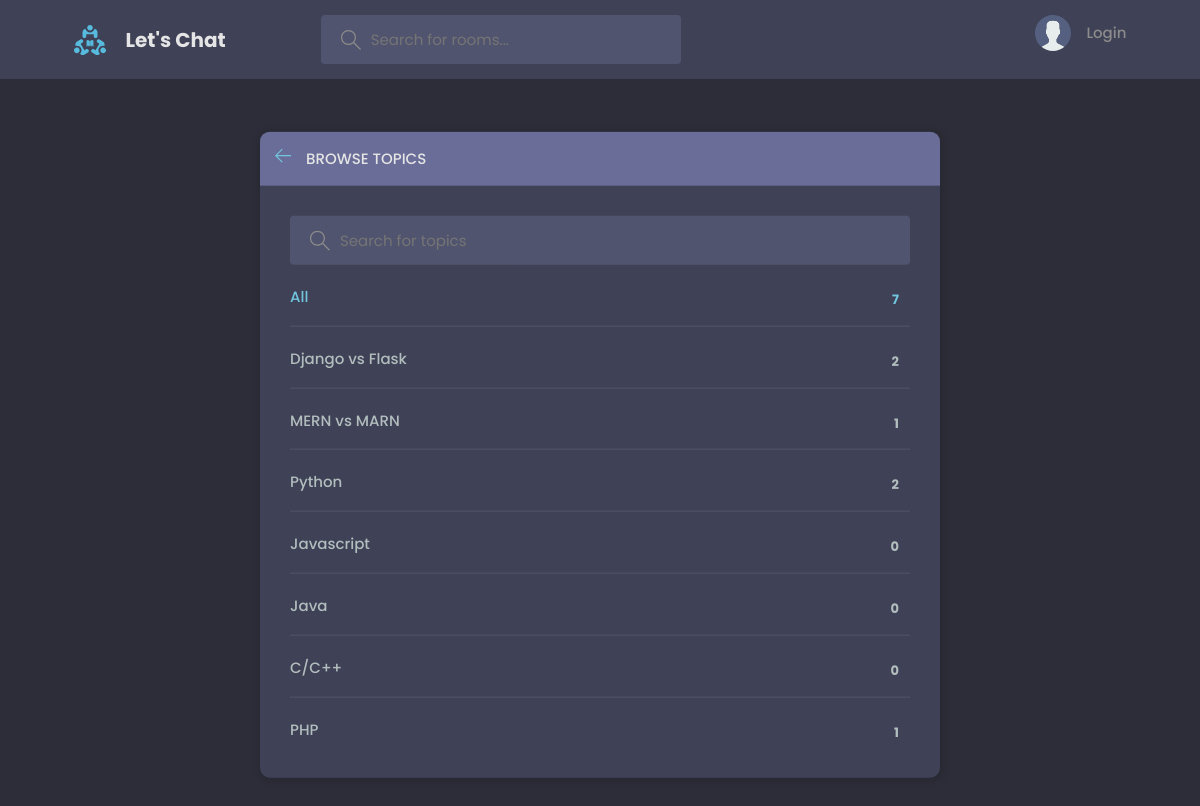
Page /topics/ on the committed database.
### base/models.py (models this page shows, shortened)
class Topic(models.Model):
    name = models.TextField()

### base/views.py (the view)
# urls.py: path('topics/', views.topicsPage, name='topics'),
def topicsPage(request):
    q = request.GET.get('q') if request.GET.get('q') != None else ''
    topics = Topic.objects.filter(name__icontains=q)
    context = {'topics' : topics}
    return render(request, 'base/topics.html', context)

### base/templates/base/topics.html (shortened to what this page needs)
{% extends "main.html" %}
{% block content %}
<main class="create-room layout layout__browse">
  <div class="container">
    <div class="layout__box">
      <div class="layout__boxHeader">
        <div class="layout__boxTitle">
          <a href="{% url 'home' %}">
            <svg version="1.1" xmlns="http://www.w3.org/2000/svg" width="32" height="32" viewBox="0 0 32 32">
              <title>arrow-left</title>
              <path
                d="M13.723 2.286l-13.723 13.714 13.719 13.714 1.616-1.611-10.96-10.96h27.625v-2.286h-27.625l10.965-10.965-1.616-1.607z"
              ></path>
            </svg>
          </a>
          <h3>Browse Topics</h3>
        </div>
      </div>
      <div class="topics-page layout__body">
        <form action="" method="GET" class="header__search">
          <label>
            <input name="q" placeholder="Search for topics" />
          </label>
        </form>
        <ul class="topics__list">
          <li>
            <a href="{% url 'topics' %}" class="active">All <span>{{topics.count}}</span></a>
          </li>
          {% for topic in topics %}
          <li>
            <a href="{% url 'home' %}?q={{topic.name}}">{{topic.name}} <span>{{topic.room_set.all.count}}</span></a>
          </li>
          {% endfor %}
        </ul>
      </div>
    </div>
  </div>
</main>
{% endblock %}

### static/styles/style.css (style rules this page uses)
:root { --color-main: #71c6dd; --color-main-light: #e1f6fb; --color-dark: #3f4156; --color-dark-medium: #51546e; --color-dark-light: #696d97; --color-light: #e5e5e5; --color-gray: #8b8b8b; --color-light-gray: #b2bdbd; --color-bg: #2d2d39; --color-success: #5dd693; --color-error: #fc4b0b; }
* { font-family: "Poppins", "sans-serif"; margin: 0; padding: 0; box-sizing: border-box; text-rendering: optimizeLegibility; font-size: inherit; }
html { font-size: 56.25%; }
@media only screen and (min-width: 1200px) { html { font-size: 62.5%; } }
body { line-height: 1.6; font-weight: 400; font-size: 1.5rem; color: var(--color-light-gray); background-color: var(--color-bg); min-height: 100vh; }
a { display: inline-block; color: var(--color-main); text-decoration: none; }
.container { max-width: 120rem; width: 90%; margin: auto; }
.header__search > label { background-color: var(--color-dark-medium); padding: 1.3rem 1rem; display: flex; align-items: center; gap: 1rem; border-radius: 4px; }
.header__search svg { fill: var(--color-gray); width: 2rem; height: 2rem; margin-left: 1rem; }
.header__search input { width: 30rem; background: transparent; border: none; outline: none; color: var(--color-light); }
.layout { margin-top: 2.4rem; }
.layout > .container { display: flex; justify-content: space-between; align-items: flex-start; }
.layout__browse { margin-top: 35rem; }
.layout__box { width: 90%; max-width: 48rem; min-height: 40rem; position: relative; top: 50%; left: 50%; transform: translate(-50%, -46%); background-color: var(--color-dark); border-radius: 1rem; box-shadow: 1px 1px 6px 3px rgba(0, 0, 0, 0.1); overflow: hidden; }
.layout__boxHeader { display: flex; padding: 1.5rem; background-color: var(--color-dark-light); }
.layout__boxTitle { display: flex; gap: 1.5rem; align-items: center; }
.layout__boxTitle h3 { text-transform: uppercase; font-weight: 500; color: var(--color-light); }
.layout__boxTitle svg { width: 1.6rem; height: 1.6rem; fill: var(--color-main); }
.layout__body { margin: 3rem; }
.topics__list { list-style: none; }
.topics__list li a { display: flex; justify-content: space-between; margin-bottom: 3rem; font-weight: 500; color: var(--color-light-gray); transition: all 0.3s ease-in-out; }
.topics__list li a.active, .topics__list li a:hover { color: var(--color-main); }
.topics__list li a span { padding: 0.5rem 1rem; background-color: var(--color-dark); border-radius: 3px; font-size: 1.3rem; font-weight: 700; letter-spacing: 1px; }
.topics-page .topics__list li:not(:last-child) a { margin: 2rem 0; padding-bottom: 1rem; text-decoration: none; border-bottom: 1px solid var(--color-dark-medium); }
.topics-page .header__search { display: block; }
.create-room.layout .layout__box { max-width: 68rem; }

### rows in the picture
Topic: name "Django vs Flask", room_set.all.count "2"
Topic: name "MERN vs MARN", room_set.all.count "1"
Topic: name "Python", room_set.all.count "2"
Topic: name "Javascript", room_set.all.count "0"
Topic: name "Java", room_set.all.count "0"
Topic: name "C/C++", room_set.all.count "0"
Topic: name "PHP", room_set.all.count "1"

### other values in the picture
{{ topics.count }} "7"
